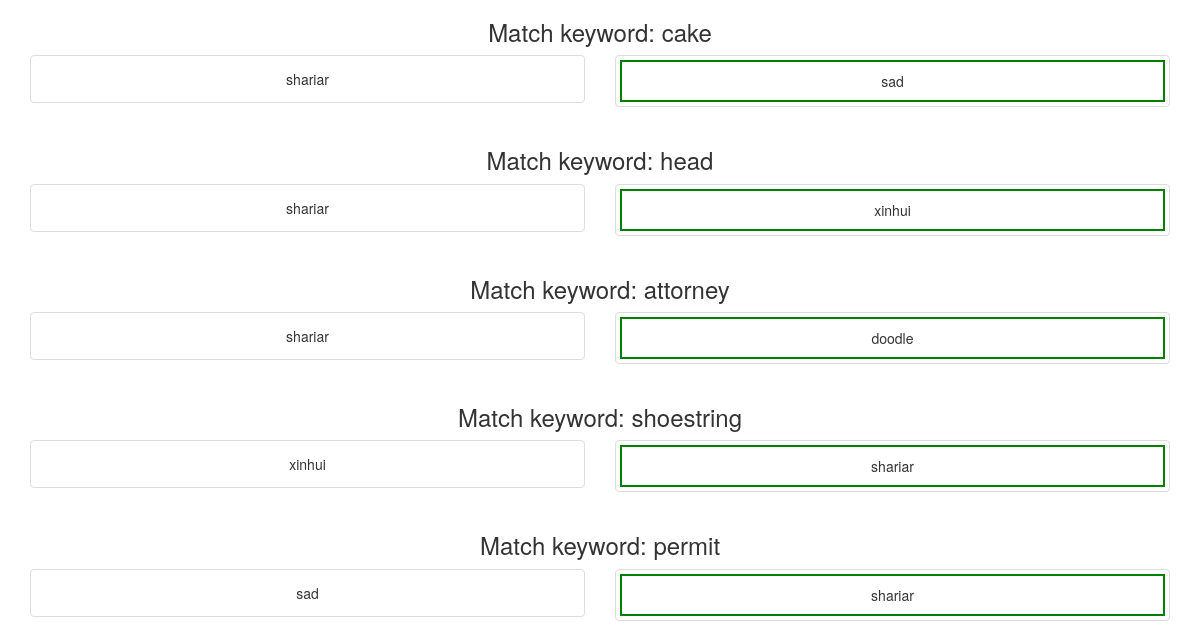
Page /profile/shariar (lower part) on the earlier database version.
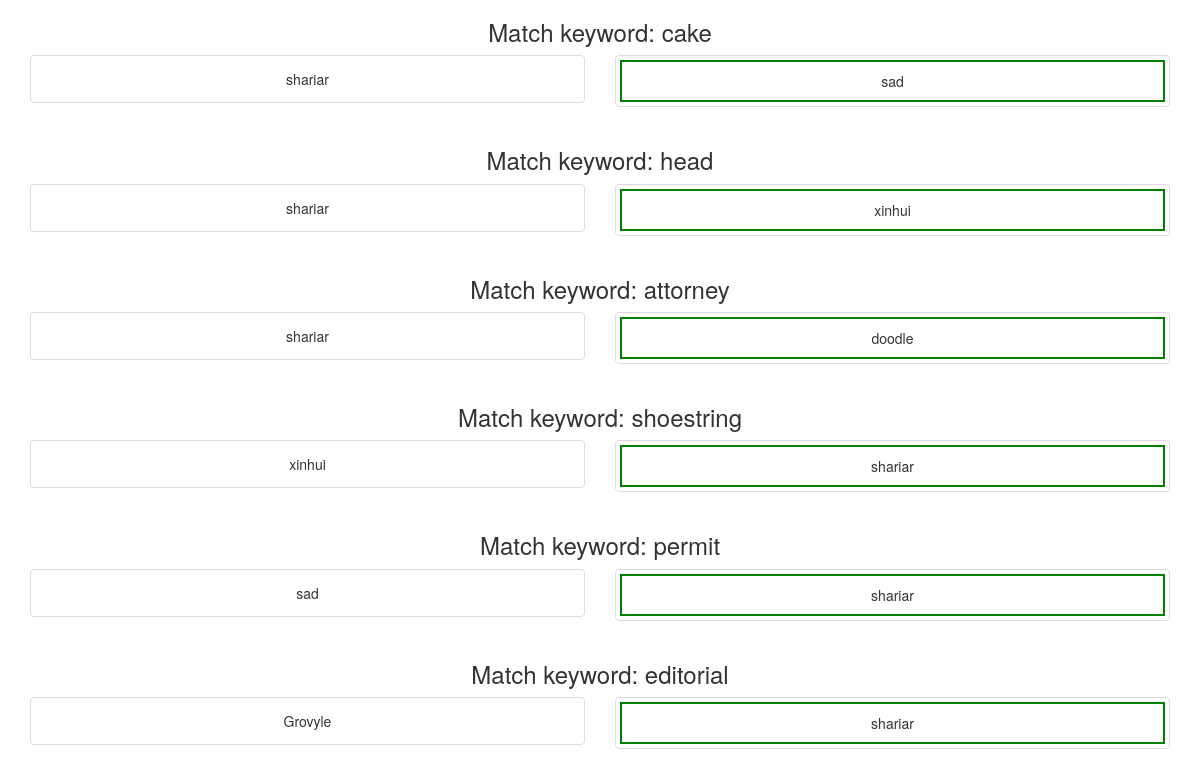
Same page on the later database version.
### tables this page shows
CREATE TABLE users (user_id integer PRIMARY KEY, username text NOT NULL,passhash text NOT NULL, wins integer NOT NULL);

CREATE TABLE matches (match_id integer PRIMARY KEY AUTOINCREMENT, word text NOT NULL, user_1 integer NOT NULL, pic_1 text, user_2 integer, pic_2 text, judge integer, winner integer);

### app.py (the view)
@app.route('/profile/<username>')
def profile(username):
    matches = db.get_matches_for_user(username)
    return render_template('profile.html', matches = matches, user = username)

### utils/database.py (called while the page is built)
def get_user_id(username):
    path = "data/data.db"
    database = sqlite3.connect(path)
    curse = database.cursor()
    user_query = "SELECT user_id FROM users WHERE username = ?"
    user_result = curse.execute(user_query,(username,))
    user_result = user_result.fetchone()
    print "USER RESULT:", user_result
    if user_result == None:
        return -1
    user_id = int(user_result[0])
    return user_id

def get_username(userid):
    path = "data/data.db"
    database = sqlite3.connect(path)
    curse = database.cursor()
    if userid == None:
        return None
    user_query = "SELECT username FROM users WHERE user_id = ?"
    user_result = curse.execute(user_query,(userid,))
    user_result = user_result.fetchone()[0]
    print "USER RESULT:", user_result
    if user_result == None:
        return -1
    return user_result

### templates/profile.html (shortened to what this page needs)
<html>
  <head>
    <link rel="stylesheet" href="../static/css/style.css">
    <link rel="stylesheet" href="https://maxcdn.bootstrapcdn.com/bootstrap/3.3.7/css/bootstrap.min.css">
  </head>
  <body>
   <div class="container" style="margin-top: 4%">
     {% for match in matches %}
     <h3>Match keyword: {{match["word"]}}</h3>
     <div class="row">
       <div class="col-sm-6">
	 <div class="thumbnail">
	   {% if match["winner"] == 1 %}
	   <div class="user1 winner">
	     {% else %}
	     <div class="user1">
	       {% endif %}
	       <div class="caption">
		 {{match["user_1"]}}
	       </div>
	     </div>
	   </div>
	 </div>
	 <div class="col-sm-6">
	   <div class="thumbnail">
	     {% if match["winner"] == 2 %}
	     <div class="user2 winner">
	       {% else %}
	       <div class="user2">
		 {% endif %}
		 <div class="caption">
		   {{match["user_2"]}}
		 </div>
	       </div>
	     </div>
	   </div>
	 </div>
       {% endfor %}
       </div>
  </body>
</html>

Differences in the rows shown:
now on this page (row edited): matches: word "editorial"
now on this page (row unchanged): users: user_1 "Grovyle"
Other differences:
new list line: "Match keyword:"
new list line: "shariar"
